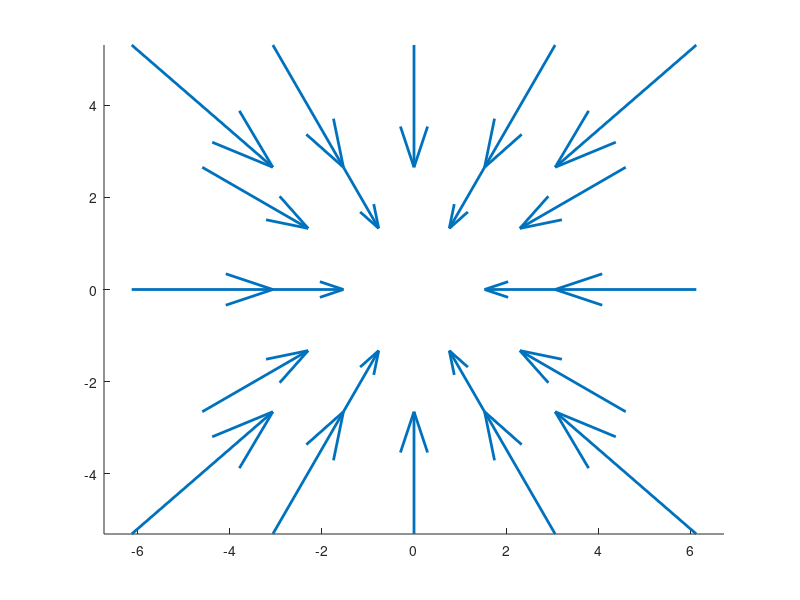

MATLAB code to generate this figure: (Note: this script raises an error after producing the figure.)
function sv_wf = get_th_shift_vectors()
%GET_WF_SHIFT_VECTORS Summary of this function goes here
    
    %magnificatio
    M = 100 * 2* 75 /100;
    %pixel size in [µm]
    sPixel = 0.05;
    %detector pixel size [µm]
    sPixelD = 23;
    %distance between pixels in the image [#pixels]
    alpha = sPixelD/M/sPixel;


    det_x = -alpha.*[-2,-1,0,1,2,-3/2,-1/2,1/2,3/2,-2,-1,0,1,2,-3/2,-1/2,1/2,3/2,-2,-1,0,1,2];
    A = ones(1,5).*sqrt(3);
    B = zeros(1,5);
    det_y = -alpha.*[A,A(1:end-1)./2,B,-A(1:end-1)./2,-A];
    
    n_pixl = 23;


    h = figure;
    ax = axes(h);
    hold on
    axis equal
    quiver(det_x, det_y ,-det_x./2,-det_y./2,0, 'LineWidth', 2)  
    numb = 0:n_pixl-1;
    txt = string(numb);
    plot(det_x, det_y,'xb','MarkerSize',10, 'LineWidth', 2, 'MarkerEdgeColor', 'green')
    % plot(xc.*2, yc.*2 ,'o','MarkerSize',10, 'LineWidth', 2, 'MarkerEdgeColor', 'red')
    set(ax,'DataAspectRatio', [1,1,1], ...
        'PlotBoxAspectRatio',[1 1 1]);
    ylabel('y shift [pixel]')
    xlabel('x shift [pixel]')
    XL = get(ax, 'XLim');
    xl = XL(2) - XL(1);
    text(det_x+(0.05*xl), det_y, txt)
    grid on
    box on
    %make axis perfect square
    limits = max([abs(ax.YLim), abs(ax.XLim)], [], 'all');
    ylim( [-limits, limits] );
    xlim( [-limits, limits] );
    title('thoretical sv')

    sv_wf = -0.5.*[det_x; det_y];
end
